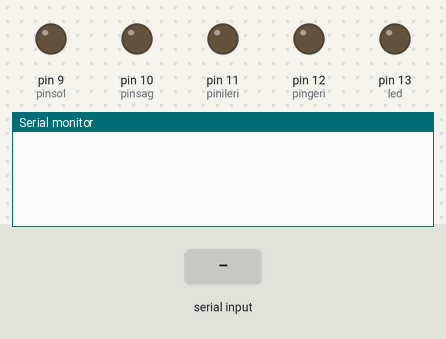
Simulated run of this sketch. Board: Arduino Uno, built with avr-gcc and run on an emulated ATmega328P. Shown: output pins drawn as LEDs (lit = HIGH), the last lines printed to the serial monitor. The test bench sets the inputs (shaded band).

Above: at 1.3 s.
1.4 s: "F" received over the second serial link
At 2.0 s:
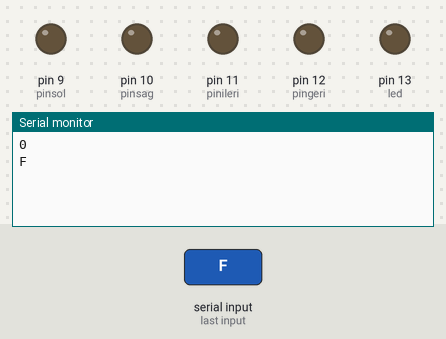
2.9 s: "B" received over the second serial link
At 4.1 s:
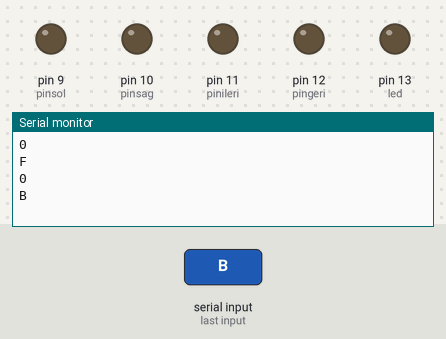
4.4 s: "L" received over the second serial link
At 5.5 s:
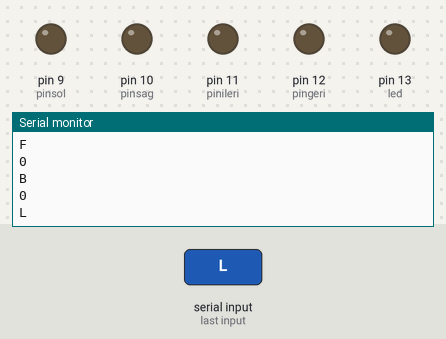

Measured:
- after the input at 1.4 s, the serial monitor: prints a new line at once (image 1)
- after the input at 2.9 s, the serial monitor: prints a new line at once (image 2)
- after the input at 4.4 s, the serial monitor: prints a new line at once (image 3)

The sketch:

BluetoothRC.ino
```cpp
// Proje Hocam - www.projehocam.com
// Android Kontrollü RC Araba Programı
#include <SoftwareSerial.h>

char dataIn = 'S'; // Durma fonksiyonu için karakter
int pinsol = 9; // ÖN MOTOR SOL
int pinsag = 10; //ÖN MOTOR SAĞ
int pinileri = 11; //ARKA MOTOR İLERİ
int pingeri = 12; // ARKA MOTOR GERİ

#define OnMotor_sol 9 // ÖN MOTOR SOL
#define OnMotor_sag 10
#define ArkaMotor_ileri 11 // ARKA MOTOR İLERİ
#define ArkaMotor_Geri 12 // ARKA MOTOR GERİ
#define ArkaMotor_hiz 5 // ARKA MOTOR HIZ PİNİ
#define OnMotor_hiz 4 // ÖN MOTOR HIZ PİNİ


char determinant; //Program döngüsü için karakter
char det; //Program döngüsü için karakter
const int led  = 13;
int estado;

int bluetoothTx = 2;  // TX-O pin of bluetooth mate, Arduino D2
int bluetoothRx = 3;  // RX-I pin of bluetooth mate, Arduino D3
boolean lightBlink = false;
int dataFromBt;

SoftwareSerial bluetooth(bluetoothTx, bluetoothRx);

void setup()
{
  Serial.begin(9600); //HC-07 bluetooth modülü için btu 9600
  bluetooth.begin(115200);  // The Bluetooth Mate defaults to 115200bps
  bluetooth.print("$");  // Print three times individually
  bluetooth.print("$");
  bluetooth.print("$");  // Enter command mode
  delay(100);  // Short delay, wait for the Mate to send back CMD
  bluetooth.println("U,9600,N");  // Temporarily Change the baudrate to 9600, no parity
  // 115200 can be too fast at times for NewSoftSerial to relay the data reliably
  bluetooth.begin(9600);  // Start bluetooth serial at 9600
  /* motorları kontrol eden pinler çıkış olarak ayarlanıyor */
  pinMode(led, OUTPUT);
  pinMode(pinileri, OUTPUT);
  pinMode(pingeri, OUTPUT);
  pinMode(pinsol, OUTPUT);
  pinMode(pinsag, OUTPUT);
}

void loop()
{
  det = check();
  while (det == 'F') //Telefondaki programda atanmış olan ileri sürüş butonunun harf eşdeğeri
  {
    digitalWrite(pinileri, HIGH);
    det = check();
  }
  while (det == 'B') //Telefondaki programda atanmış olan geri sürüş butonunun harf eşdeğeri
  {
    digitalWrite(pingeri, HIGH);
    det = check();
  }

  while (det == 'L') //Telefondaki programda atanmış olan sola dönüş butonunun harf eşdeğeri
  {
    digitalWrite(pinsol, HIGH);
    det = check();
  }
  while (det == 'R') //Telefondaki programda atanmış olan sağa butonunun harf eşdeğeri
  {
    digitalWrite(pinsag, HIGH);
    det = check();
  }
  while (det == 'G') //Telefondaki programda atanmış olan sağa butonunun harf eşdeğeri
  {
    digitalWrite(pinileri, HIGH);
    digitalWrite(pinsol, HIGH);
    det = check();
  }
  while (det == 'I') //Telefondaki programda atanmış olan sağa butonunun harf eşdeğeri
  {
    digitalWrite(pinileri, HIGH);
    digitalWrite(pinsag, HIGH);
    det = check();
  }
  while (det == 'H') //Telefondaki programda atanmış olan sağa butonunun harf eşdeğeri
  {
    digitalWrite(pingeri, HIGH);
    digitalWrite(pinsol, HIGH);
    det = check();
  }
  while (det == 'J') //Telefondaki programda atanmış olan sağa butonunun harf eşdeğeri
  {
    digitalWrite(pingeri, HIGH);
    digitalWrite(pinsag, HIGH);
    det = check();
  }
  while (det == 'S') //Telefondaki programda atanmış olan durma fonksiyonun harf eşdeğeri
  {
    digitalWrite(pinileri, LOW);
    digitalWrite(pingeri, LOW);
    digitalWrite(pinsol, LOW);
    digitalWrite(pinsag, LOW);
    det = check();
  }

}

int check()
{

  if (bluetooth.available()) // If the bluetooth sent any characters
  {

    if (Serial.available() > 0) { // lee el bluetooth y almacena en estado
      estado = Serial.read();
    }
    Serial.println(estado);
    // Send any characters the bluetooth prints to the serial monitor

    Serial.println((char)bluetooth.read());

    dataIn = bluetooth.read();

    if (dataIn == 'F')
    {
      determinant = 'F';
    }
    else if (dataIn == 'B')
    {
      determinant = 'B';
    }
    else if (dataIn == 'L')
    {
      determinant = 'L';
    }
    else if (dataIn == 'R')
    {
      determinant = 'R';
    }
    else if (dataIn == 'G')
    {
      determinant = 'G';
    }
    else if (dataIn == 'I')
    {
      determinant = 'I';
    }
    else if (dataIn == 'H')
    {
      determinant = 'H';
    }
    else if (dataIn == 'J')
    {
      determinant = 'J';
    }
    else if (dataIn == 'S')
    {
      determinant = 'S';
    }

  }
  return determinant;
}
```
